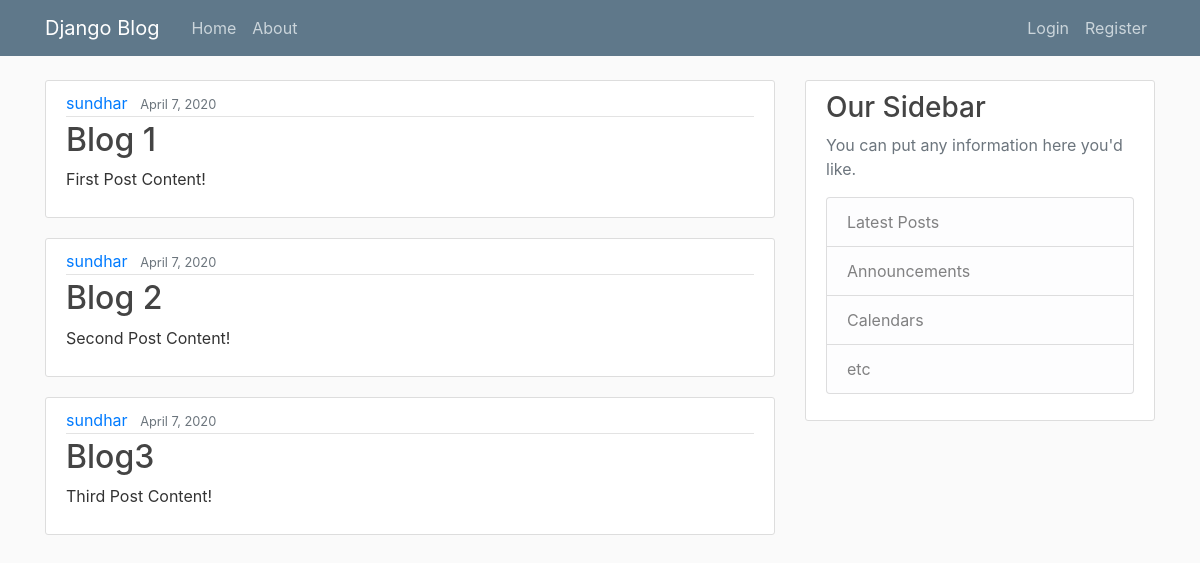
The app's page /, older data.
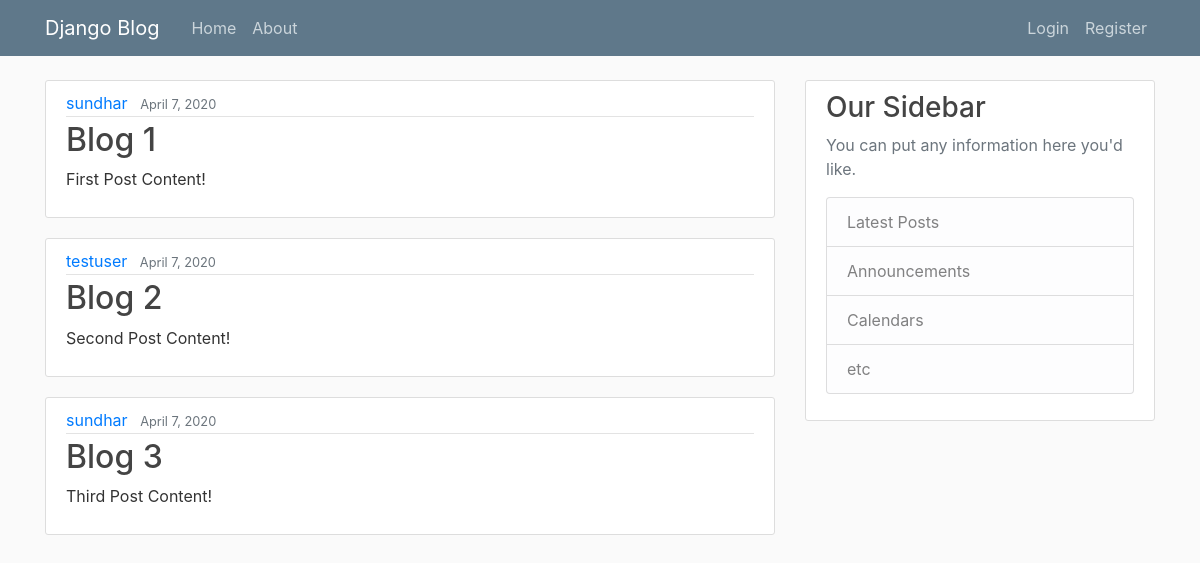
The same page, newer data.
### blog/models.py (models this page shows, shortened)
class Post(models.Model):
  title = models.CharField(max_length = 100)
  content = models.TextField()
  date_posted = models.DateTimeField(default=timezone.now)
  author = models.ForeignKey(User, on_delete=models.CASCADE) # Deletes the post if the user is deleted

### blog/views.py (the view)
# urls.py: path('', views.home, name='blog-home'),
def home(request):
  context = {
    'posts': Post.objects.all()
  }
  return render(request, 'blog/home.html', context)

### blog/templates/blog/home.html
{% extends "blog/base.html" %}
{% block content %}
  {% for post in posts %}
    <article class="media content-section">
      <div class="media-body">
        <div class="article-metadata">
          <a class="mr-2" href="#">{{ post.author }}</a>
          <small class="text-muted">{{ post.date_posted|date:"F j, Y" }}</small>
        </div>
        <h2><a class="article-title" href="#">{{ post.title }}</a></h2>
        <p class="article-content">{{ post.content }}</p>
      </div>
    </article>
  {% endfor %}
{% endblock content %}

Row changes from the older to the newer data that the page shows:
changed Post "Blog 2": author "sundhar" → "testuser"
changed Post "Third Post Content!": title "Blog3" → "Blog 3"
